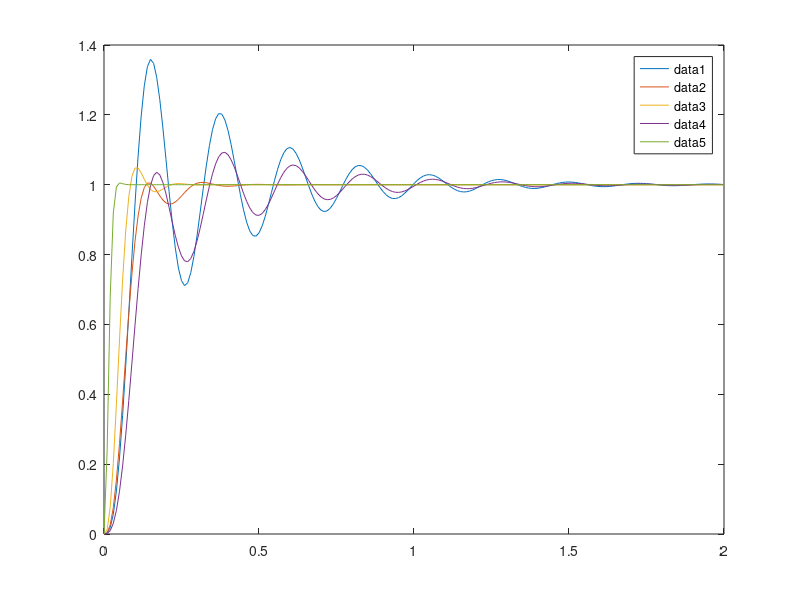

This chart was generated by the following MATLAB code: (Note: this script raises an error after producing the figure.)
% Continuous-time control 
clc
clear 
addpath('functions/');

%% Discretizes system
A = [0 1 0; 0 0 1; 0 -200 -30];
B = [0; 0; 4000];
C = [1 0 0];
D = 0;
ss_c = ss(A,B,C,D);
Ts = 1/50;
ss_d = c2d(ss_c, Ts);
Ad = ss_d.A;
Bd = ss_d.B;
Cd = ss_d.C;
Dd = ss_d.D;

%% Pole placement
Cb = [Bd, Ad*Bd, Ad^2*Bd]; % controllable

damping_ratio = 0.45;
theta = (pi-acos(damping_ratio));
mod = -5;
real = mod*cos(theta);
img = mod*sin(theta);
pole1 = real + img*1j;
pole2 = real - img*1j;
pCont1=[-20 -2.9133+27.9300i -2.9133-27.9300i]; %poles in s-domain
pCont2=[-17.8337 -12.3574+34.7369i -12.3574-34.7369i]; %poles in s-domain
pCont3=[-35 -22.2900+44.8028i -22.2900-44.8028i]; %poles in s-domain
pCont4=[-10 -2.9133+27.9300i -2.9133-27.9300i];
pDisc1=exp(pCont1.*Ts); % poles in z-domain
pDisc2=exp(pCont2.*Ts); % poles in z-domain
pDisc3=exp(pCont3.*Ts); % poles in z-domain
pDisc4=exp(pCont4.*Ts); % poles in z-domain
kCont1=place(A,B,pCont1);
kCont2=place(A,B,pCont2);
kCont3=place(A,B,pCont3);
kCont4=place(A,B,pCont4);
kDisc1=place(Ad,Bd,pDisc1);
kDisc2=place(Ad,Bd,pDisc2);
kDisc3=place(Ad,Bd,pDisc3);
kDisc4=place(Ad,Bd,pDisc4);
kDiscF=place(Ad,Bd,[0.01 0.01+0.1j 0.01-0.1j]);
kContF=place(A,B,log([0.01 0.01+0.1j 0.01-0.1j])/Ts);
sysclCont1 = ss(A-B*kCont1,B*kCont1,C,D);
sysclCont2 = ss(A-B*kCont2,B*kCont2,C,D);
sysclCont3 = ss(A-B*kCont3,B*kCont3,C,D);
sysclCont4 = ss(A-B*kCont4,B*kCont4,C,D);
sysclContF = ss(A-B*kContF,B*kContF,C,D);
%{
sysclDisc1 = ss(Ad-Bd*kDisc1,Bd*kDisc1,Cd,Dd);
sysclDisc2 = ss(Ad-Bd*kDisc2,Bd*kDisc2,Cd,Dd);
sysclDisc3 = ss(Ad-Bd*kDisc3,Bd*kDisc3,Cd,Dd);
sysclDisc4 = ss(Ad-Bd*kDisc4,Bd*kDisc4,Cd,Dd);
%}
t = 0:0.01:2;
r = [ones(1,length(t)); 
    zeros(1,length(t)); 
    zeros(1,length(t))];
x0 = zeros(size(sysclCont1.A, 1), 1);
% Continuous
%% Close the loop in code
sysclDiscBuf = ss(Ad-Bd*kDiscF,Bd,Cd,Dd);
Kdc = dcgain(sysclDiscBuf);
sysclDiscF = ss(Ad-Bd*kDiscF,Bd*(1/Kdc),Cd,Dd);
% step(sysclDiscF)

%% Visualize the step response
[y1, t, x1] = lsim(sysclCont1, r, t, x0);
[y2, t, x2] = lsim(sysclCont2, r, t, x0);
[y3, t, x3] = lsim(sysclCont3, r, t, x0);
[y4, t, x4] = lsim(sysclCont4, r, t, x0);
[yF, t, xF] = lsim(sysclContF, r, t, x0);
figure;
plot(t, y1);
hold on;
plot(t, y2);
plot(t, y3);
plot(t, y4);
plot(t, yF);
hold off;
legend;
stepinfo(sysclCont1(1))
stepinfo(sysclCont2(1))
stepinfo(sysclCont3(1))
stepinfo(sysclCont4(1))
stepinfo(sysclContF(1))

%{
% Discrete
[y1d, t, x1d] = lsim(sysclDisc1, r, t, x0);
[y2d, t, x2d] = lsim(sysclDisc2, r, t, x0);
[y3d, t, x3d] = lsim(sysclDisc3, r, t, x0);
[y4d, t, x4d] = lsim(sysclDisc4, r, t, x0);
figure;
plot(t, y1d);
hold on;
plot(t, y2d);
plot(t, y3d);
plot(t, y4d);
hold off;
legend;
%}

%{
kDis = place(Ad,Bd,[0.6703 0.8187 0.9802]);
sys1 = ss(Ad-Bd,Bd,Cd,Dd);
Kdc = dcgain(sys1);
L = 1/Kdc;
sys2 = ss(Ad-Bd*kDis,Bd*L,Cd,Dd*L);
sysclDis = ss(Ad-Bd*kDis, Bd*kDis, Cd, Dd);
t = 0:0.01:10;
r = [ones(1,length(t)); 
    zeros(1,length(t)); 
    zeros(1,length(t))];
x0 = zeros(size(sysclDis.A, 1), 1);
[y, t, x] = lsim(sysclDis, r, t, x0);
plot(t, y);
%}